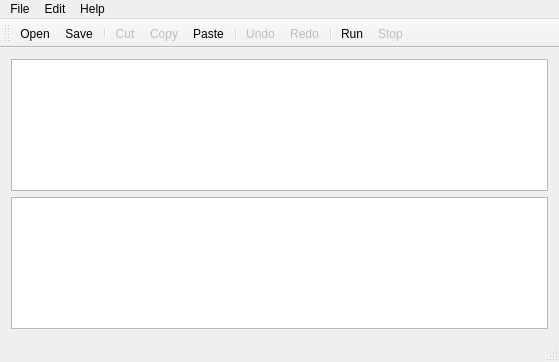
<?xml version="1.0" encoding="UTF-8"?>
<ui version="4.0">
 <class>MainWindow</class>
 <widget class="QMainWindow" name="MainWindow">
  <property name="geometry">
   <rect>
    <x>0</x>
    <y>0</y>
    <width>559</width>
    <height>362</height>
   </rect>
  </property>
  <property name="windowTitle">
   <string>MainWindow</string>
  </property>
  <widget class="QWidget" name="centralWidget">
   <layout class="QVBoxLayout" name="verticalLayout">
    <item>
     <widget class="QTextEdit" name="textEdit"/>
    </item>
    <item>
     <widget class="QTextEdit" name="textOutput">
      <property name="readOnly">
       <bool>true</bool>
      </property>
     </widget>
    </item>
   </layout>
  </widget>
  <widget class="QMenuBar" name="menuBar">
   <property name="geometry">
    <rect>
     <x>0</x>
     <y>0</y>
     <width>559</width>
     <height>29</height>
    </rect>
   </property>
   <widget class="QMenu" name="menuFile">
    <property name="title">
     <string>File</string>
    </property>
    <addaction name="actionSave"/>
    <addaction name="actionOpen"/>
    <addaction name="separator"/>
    <addaction name="actionExit"/>
   </widget>
   <widget class="QMenu" name="menuHelp">
    <property name="title">
     <string>Help</string>
    </property>
    <addaction name="actionAbout"/>
   </widget>
   <widget class="QMenu" name="menuEdit">
    <property name="title">
     <string>Edit</string>
    </property>
    <addaction name="actionCut"/>
    <addaction name="actionCopy"/>
    <addaction name="actionPaste"/>
    <addaction name="actionUndo"/>
    <addaction name="actionRedo"/>
   </widget>
   <addaction name="menuFile"/>
   <addaction name="menuEdit"/>
   <addaction name="menuHelp"/>
  </widget>
  <widget class="QToolBar" name="mainToolBar">
   <attribute name="toolBarArea">
    <enum>TopToolBarArea</enum>
   </attribute>
   <attribute name="toolBarBreak">
    <bool>false</bool>
   </attribute>
   <addaction name="actionOpen"/>
   <addaction name="actionSave"/>
   <addaction name="separator"/>
   <addaction name="actionCut"/>
   <addaction name="actionCopy"/>
   <addaction name="actionPaste"/>
   <addaction name="separator"/>
   <addaction name="actionUndo"/>
   <addaction name="actionRedo"/>
   <addaction name="separator"/>
   <addaction name="actionRun"/>
   <addaction name="actionStop"/>
  </widget>
  <widget class="QStatusBar" name="statusBar"/>
  <action name="actionSave">
   <property name="text">
    <string>Save</string>
   </property>
  </action>
  <action name="actionOpen">
   <property name="text">
    <string>Open</string>
   </property>
  </action>
  <action name="actionAbout">
   <property name="text">
    <string>About</string>
   </property>
  </action>
  <action name="actionExit">
   <property name="text">
    <string>Exit</string>
   </property>
  </action>
  <action name="actionCopy">
   <property name="enabled">
    <bool>false</bool>
   </property>
   <property name="text">
    <string>Copy</string>
   </property>
  </action>
  <action name="actionPaste">
   <property name="text">
    <string>Paste</string>
   </property>
  </action>
  <action name="actionCut">
   <property name="enabled">
    <bool>false</bool>
   </property>
   <property name="text">
    <string>Cut</string>
   </property>
  </action>
  <action name="actionUndo">
   <property name="enabled">
    <bool>false</bool>
   </property>
   <property name="text">
    <string>Undo</string>
   </property>
  </action>
  <action name="actionRedo">
   <property name="enabled">
    <bool>false</bool>
   </property>
   <property name="text">
    <string>Redo</string>
   </property>
  </action>
  <action name="actionRun">
   <property name="text">
    <string>Run</string>
   </property>
  </action>
  <action name="actionStop">
   <property name="enabled">
    <bool>false</bool>
   </property>
   <property name="text">
    <string>Stop</string>
   </property>
  </action>
 </widget>
 <layoutdefault spacing="6" margin="11"/>
 <resources/>
 <connections>
  <connection>
   <sender>actionExit</sender>
   <signal>triggered()</signal>
   <receiver>MainWindow</receiver>
   <slot>close()</slot>
   <hints>
    <hint type="sourcelabel">
     <x>-1</x>
     <y>-1</y>
    </hint>
    <hint type="destinationlabel">
     <x>199</x>
     <y>149</y>
    </hint>
   </hints>
  </connection>
  <connection>
   <sender>actionCopy</sender>
   <signal>triggered()</signal>
   <receiver>textEdit</receiver>
   <slot>copy()</slot>
   <hints>
    <hint type="sourcelabel">
     <x>-1</x>
     <y>-1</y>
    </hint>
    <hint type="destinationlabel">
     <x>279</x>
     <y>198</y>
    </hint>
   </hints>
  </connection>
  <connection>
   <sender>actionCut</sender>
   <signal>triggered()</signal>
   <receiver>textEdit</receiver>
   <slot>cut()</slot>
   <hints>
    <hint type="sourcelabel">
     <x>-1</x>
     <y>-1</y>
    </hint>
    <hint type="destinationlabel">
     <x>279</x>
     <y>198</y>
    </hint>
   </hints>
  </connection>
  <connection>
   <sender>actionPaste</sender>
   <signal>triggered()</signal>
   <receiver>textEdit</receiver>
   <slot>paste()</slot>
   <hints>
    <hint type="sourcelabel">
     <x>-1</x>
     <y>-1</y>
    </hint>
    <hint type="destinationlabel">
     <x>279</x>
     <y>198</y>
    </hint>
   </hints>
  </connection>
  <connection>
   <sender>actionUndo</sender>
   <signal>triggered()</signal>
   <receiver>textEdit</receiver>
   <slot>undo()</slot>
   <hints>
    <hint type="sourcelabel">
     <x>-1</x>
     <y>-1</y>
    </hint>
    <hint type="destinationlabel">
     <x>279</x>
     <y>198</y>
    </hint>
   </hints>
  </connection>
  <connection>
   <sender>actionRedo</sender>
   <signal>triggered()</signal>
   <receiver>textEdit</receiver>
   <slot>redo()</slot>
   <hints>
    <hint type="sourcelabel">
     <x>-1</x>
     <y>-1</y>
    </hint>
    <hint type="destinationlabel">
     <x>279</x>
     <y>198</y>
    </hint>
   </hints>
  </connection>
  <connection>
   <sender>textEdit</sender>
   <signal>copyAvailable(bool)</signal>
   <receiver>actionCopy</receiver>
   <slot>setEnabled(bool)</slot>
   <hints>
    <hint type="sourcelabel">
     <x>279</x>
     <y>198</y>
    </hint>
    <hint type="destinationlabel">
     <x>-1</x>
     <y>-1</y>
    </hint>
   </hints>
  </connection>
  <connection>
   <sender>textEdit</sender>
   <signal>copyAvailable(bool)</signal>
   <receiver>actionCut</receiver>
   <slot>setEnabled(bool)</slot>
   <hints>
    <hint type="sourcelabel">
     <x>279</x>
     <y>198</y>
    </hint>
    <hint type="destinationlabel">
     <x>-1</x>
     <y>-1</y>
    </hint>
   </hints>
  </connection>
  <connection>
   <sender>textEdit</sender>
   <signal>redoAvailable(bool)</signal>
   <receiver>actionRedo</receiver>
   <slot>setEnabled(bool)</slot>
   <hints>
    <hint type="sourcelabel">
     <x>279</x>
     <y>198</y>
    </hint>
    <hint type="destinationlabel">
     <x>-1</x>
     <y>-1</y>
    </hint>
   </hints>
  </connection>
  <connection>
   <sender>textEdit</sender>
   <signal>undoAvailable(bool)</signal>
   <receiver>actionUndo</receiver>
   <slot>setEnabled(bool)</slot>
   <hints>
    <hint type="sourcelabel">
     <x>279</x>
     <y>198</y>
    </hint>
    <hint type="destinationlabel">
     <x>-1</x>
     <y>-1</y>
    </hint>
   </hints>
  </connection>
 </connections>
</ui>
